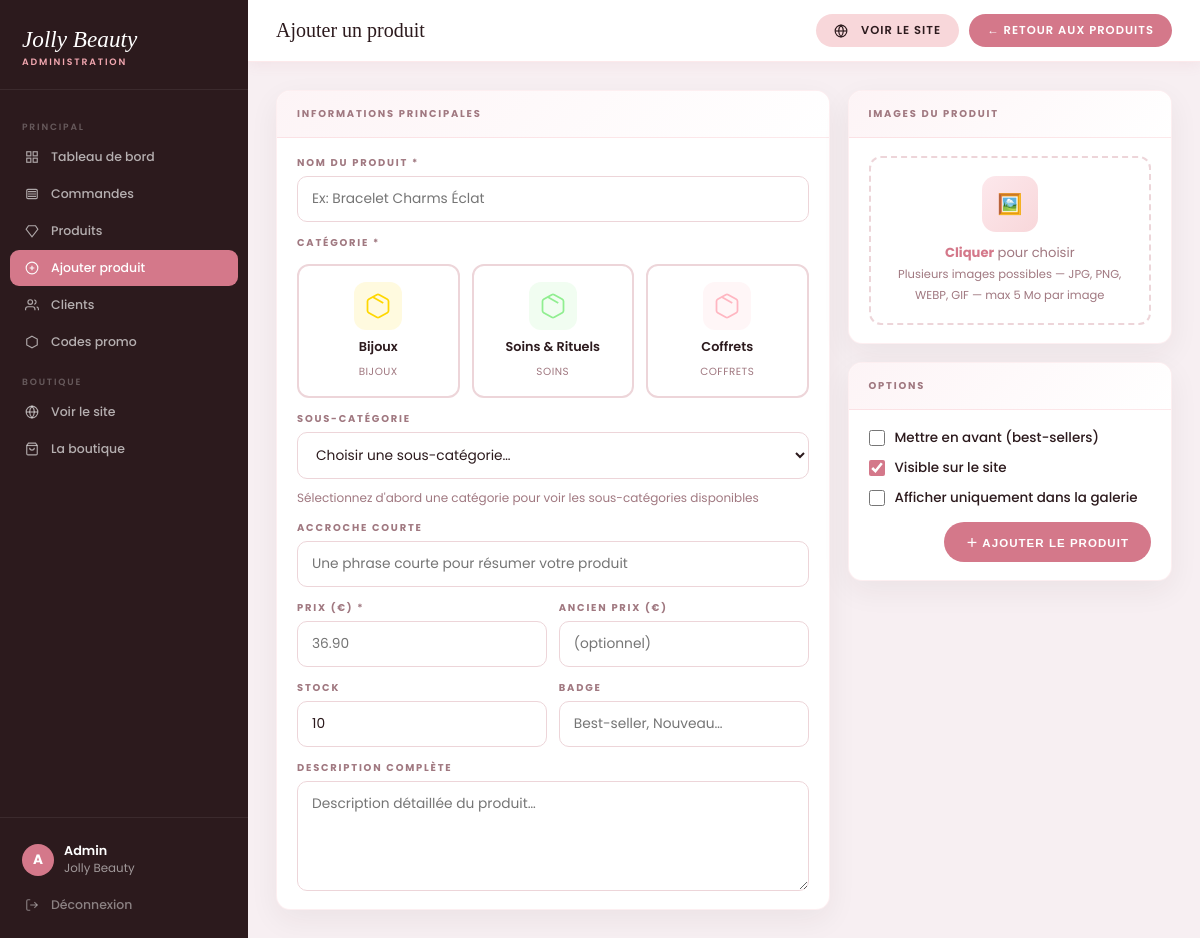
Page /admin/add-product.php (signed in) on the earlier database version.
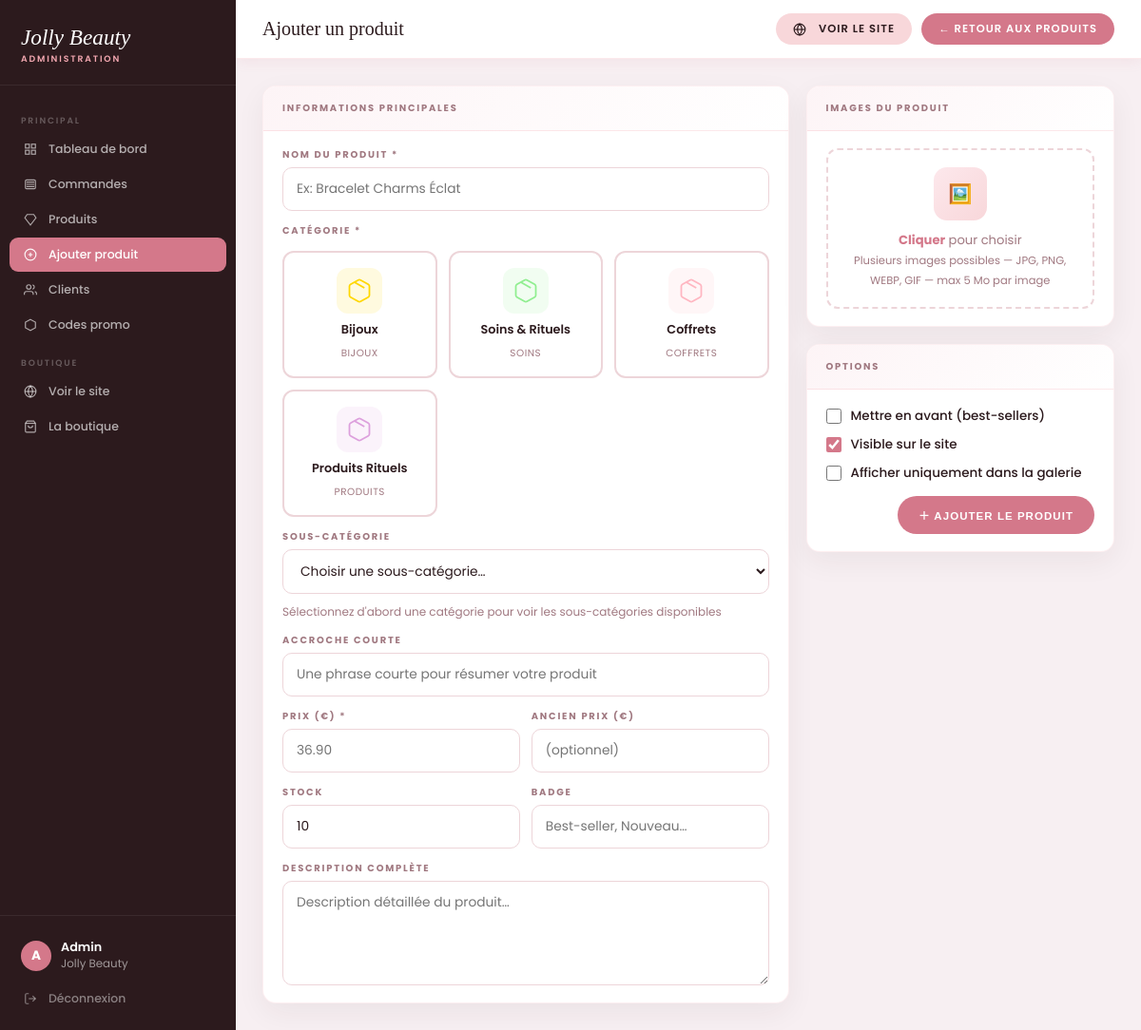
Same page on the later database version.
### tables this page shows
CREATE TABLE IF NOT EXISTS `categories` (
  `id`          INT UNSIGNED AUTO_INCREMENT PRIMARY KEY,
  `slug`        VARCHAR(80) NOT NULL UNIQUE,
  `name`        VARCHAR(80) NOT NULL,
  `label`       VARCHAR(120) DEFAULT NULL,
  `sort_order`  INT DEFAULT 0
);

### admin/add-product.php (the view, shortened to what this page needs)
<?php
$jbBase = htmlspecialchars(BASE_URL, ENT_QUOTES, 'UTF-8');
$db = getDB();
$categories = $db->query('SELECT * FROM categories ORDER BY sort_order')->fetchAll();
?>
<!DOCTYPE html>
<html lang="fr">
<head>
</head>
<body>
  <aside class="sb">
    <div class="sb-logo"><div class="wm">Jolly Beauty</div><div class="tg">Administration</div></div>
    <nav class="sb-nav">
      <div class="ns">Principal</div>
      <a href="<?= $jbBase ?>/admin/index.php?page=dashboard" class="ni"><span class="ic"><svg xmlns="http://www.w3.org/2000/svg" width="14" height="14" viewBox="0 0 24 24" fill="none" stroke="currentColor" stroke-width="2"><rect x="3" y="3" width="7" height="7"/><rect x="14" y="3" width="7" height="7"/><rect x="14" y="14" width="7" height="7"/><rect x="3" y="14" width="7" height="7"/></svg></span> Tableau de bord</a>
      <a href="<?= $jbBase ?>/admin/index.php?page=orders" class="ni"><span class="ic"><svg xmlns="http://www.w3.org/2000/svg" width="14" height="14" viewBox="0 0 24 24" fill="none" stroke="currentColor" stroke-width="2"><path d="M5 8h14M5 12h14M5 16h14"/><rect x="3" y="4" width="18" height="16" rx="2"/></svg></span> Commandes</a>
      <a href="<?= $jbBase ?>/admin/index.php?page=products" class="ni"><span class="ic"><svg xmlns="http://www.w3.org/2000/svg" width="14" height="14" viewBox="0 0 24 24" fill="none" stroke="currentColor" stroke-width="2"><path d="M6 3h12l4 6-10 13L2 9l4-6z"/></svg></span> Produits</a>
      <a href="<?= $jbBase ?>/admin/add-product.php" class="ni active"><span class="ic"><svg xmlns="http://www.w3.org/2000/svg" width="14" height="14" viewBox="0 0 24 24" fill="none" stroke="currentColor" stroke-width="2"><circle cx="12" cy="12" r="10"/><path d="M12 8v8M8 12h8"/></svg></span> Ajouter produit</a>
      <a href="<?= $jbBase ?>/admin/index.php?page=users" class="ni"><span class="ic"><svg xmlns="http://www.w3.org/2000/svg" width="14" height="14" viewBox="0 0 24 24" fill="none" stroke="currentColor" stroke-width="2"><path d="M17 21v-2a4 4 0 0 0-4-4H5a4 4 0 0 0-4 4v2"/><circle cx="9" cy="7" r="4"/><path d="M23 21v-2a4 4 0 0 0-3-3.87"/><path d="M16 3.13a4 4 0 0 1 0 7.75"/></svg></span> Clients</a>
      <a href="<?= $jbBase ?>/admin/index.php?page=promo" class="ni"><span class="ic"><svg xmlns="http://www.w3.org/2000/svg" width="14" height="14" viewBox="0 0 24 24" fill="none" stroke="currentColor" stroke-width="2"><path d="M12 2l9 4.9V17L12 22l-9-4.9V7z"/></svg></span> Codes promo</a>
      <div class="ns">Boutique</div>
      <a href="<?= $jbBase ?>/index.php" target="_blank" class="ni"><span class="ic"><svg xmlns="http://www.w3.org/2000/svg" width="14" height="14" viewBox="0 0 24 24" fill="none" stroke="currentColor" stroke-width="2"><circle cx="12" cy="12" r="10"/><path d="M2 12h20"/><path d="M12 2a15.3 15.3 0 0 1 4 10 15.3 15.3 0 0 1-4 10 15.3 15.3 0 0 1-4-10 15.3 15.3 0 0 1 4-10z"/></svg></span> Voir le site</a>
      <a href="<?= $jbBase ?>/category.php?c=all" target="_blank" class="ni"><span class="ic"><svg xmlns="http://www.w3.org/2000/svg" width="14" height="14" viewBox="0 0 24 24" fill="none" stroke="currentColor" stroke-width="2"><path d="M6 2L3 6v14a2 2 0 0 0 2 2h14a2 2 0 0 0 2-2V6l-3-4z"/><line x1="3" y1="6" x2="21" y2="6"/><path d="M16 10a4 4 0 0 1-8 0"/></svg></span> La boutique</a>
    </nav>
    <div class="sb-bot">
      <div class="sb-user"><div class="sb-av">A</div><div><div style="color:#fff;font-weight:600;font-size:.8rem">Admin</div><div>Jolly Beauty</div></div></div>
      <a href="<?= $jbBase ?>/admin/index.php?logout=1" class="ni" style="color:rgba(255,255,255,.45)"><span class="ic"><svg xmlns="http://www.w3.org/2000/svg" width="14" height="14" viewBox="0 0 24 24" fill="none" stroke="currentColor" stroke-width="2"><path d="M9 21H5a2 2 0 0 1-2-2V5a2 2 0 0 1 2-2h4"/><polyline points="16 17 21 12 16 7"/><line x1="21" y1="12" x2="9" y2="12"/></svg></span> Déconnexion</a>
    </div>
  </aside>
  <main class="main">
    <div class="tb">
      <div class="tb-title">Ajouter un produit</div>
      <div class="tb-r">
        <a href="<?= $jbBase ?>/index.php" target="_blank" class="tbtn t-ghost"><svg xmlns="http://www.w3.org/2000/svg" width="14" height="14" viewBox="0 0 24 24" fill="none" stroke="currentColor" stroke-width="2" style="margin-right:6px"><circle cx="12" cy="12" r="10"/><path d="M2 12h20"/><path d="M12 2a15.3 15.3 0 0 1 4 10 15.3 15.3 0 0 1-4 10 15.3 15.3 0 0 1-4-10 15.3 15.3 0 0 1 4-10z"/></svg>Voir le site</a>
        <a href="<?= $jbBase ?>/admin/index.php?page=products" class="tbtn t-rose">← Retour aux produits</a>
      </div>
    </div>
    <div class="ct">
      <div class="page">
        <form method="POST" enctype="multipart/form-data" class="grid">
          <div class="panel">
            <div class="panel-h">Informations principales</div>
            <div class="panel-b">
              <div class="fg">
                <label class="fl" for="name">Nom du produit *</label>
                <input class="fi" type="text" id="name" name="name" required placeholder="Ex: Bracelet Charms Éclat" value="<?= htmlspecialchars($_POST['name'] ?? '') ?>">
              </div>
              <div class="fg category-selector">
                <label class="fl" for="category_id">Catégorie *</label>
                <div class="category-options">
                  <?php
                  $catIcons = [
                    'bijoux' => '<svg xmlns="http://www.w3.org/2000/svg" width="28" height="28" viewBox="0 0 24 24" fill="none" stroke="currentColor" stroke-width="1.5" stroke-linecap="round" stroke-linejoin="round"><path d="M6 3h12l4 6-10 13L2 9l4-6z"/><path d="M12 22L6 9h12l-6 13z"/><path d="M6 9l6-6 6 6"/></svg>',
                    'soins' => '<svg xmlns="http://www.w3.org/2000/svg" width="28" height="28" viewBox="0 0 24 24" fill="none" stroke="currentColor" stroke-width="1.5" stroke-linecap="round" stroke-linejoin="round"><path d="M12 22c4.97-4.97 4.97-13.03 0-18-4.97 4.97-4.97 13.03 0 18z"/><path d="M12 8a4 4 0 1 0 0 8 4 4 0 0 0 0-8z"/></svg>',
                    'coffrets' => '<svg xmlns="http://www.w3.org/2000/svg" width="28" height="28" viewBox="0 0 24 24" fill="none" stroke="currentColor" stroke-width="1.5" stroke-linecap="round" stroke-linejoin="round"><rect x="3" y="8" width="18" height="13" rx="2"/><path d="M12 8v13"/><path d="M19 12v-3a3 3 0 0 0-3-3 3 3 0 0 0-3 3 3 3 0 0 0-3-3 3 3 0 0 0-3 3v3"/></svg>',
                    'produits' => '<svg xmlns="http://www.w3.org/2000/svg" width="28" height="28" viewBox="0 0 24 24" fill="none" stroke="currentColor" stroke-width="1.5" stroke-linecap="round" stroke-linejoin="round"><path d="m7.5 4.27 9 5.15"/><path d="M21 8a2 2 0 0 0-1-1.73l-7-4a2 2 0 0 0-2 0l-7 4A2 2 0 0 0 3 8v8a2 2 0 0 0 1 1.73l7 4a2 2 0 0 0 2 0l7-4A2 2 0 0 0 21 16Z"/><path d="m3.3 7 8.7 5 8.7-5"/><path d="M12 22V12"/></svg>'
                  ];
                  $catColors = [
                    'bijoux' => '#FFD700',
                    'soins' => '#90EE90',
                    'coffrets' => '#FFB6C1',
                    'produits' => '#DDA0DD'
                  ];
                  $selectedCat = (int)($_POST['category_id'] ?? 0);
                  foreach ($categories as $c):
                    $icon = $catIcons[$c['slug']] ?? '<svg xmlns="http://www.w3.org/2000/svg" width="28" height="28" viewBox="0 0 24 24" fill="none" stroke="currentColor" stroke-width="1.5"><path d="m7.5 4.27 9 5.15"/><path d="M21 8a2 2 0 0 0-1-1.73l-7-4a2 2 0 0 0-2 0l-7 4A2 2 0 0 0 3 8v8a2 2 0 0 0 1 1.73l7 4a2 2 0 0 0 2 0l7-4A2 2 0 0 0 21 16Z"/></svg>';
                    $color = $catColors[$c['slug']] ?? '#DDA0DD';
                    $isSelected = ($selectedCat === (int)$c['id']);
                  ?>
                    <label class="category-card <?= $isSelected ? 'selected' : '' ?>" data-cat-id="<?= (int)$c['id'] ?>" data-cat-slug="<?= htmlspecialchars($c['slug']) ?>">
                      <span class="cat-icon" style="background:<?= $color ?>20; color:<?= $color ?>"><?= $icon ?></span>
                      <span class="cat-name"><?= htmlspecialchars($c['name']) ?></span>
                      <span class="cat-slug"><?= htmlspecialchars($c['slug']) ?></span>
                    </label>
                  <?php endforeach; ?>
                </div>
              </div>
              <div class="fg subcategory-selector" id="subcategory-container">
                <label class="fl" for="sub">Sous-catégorie</label>
                <select class="fi" id="sub" name="sub">
                  <option value="">Choisir une sous-catégorie…</option>
                </select>
                <small class="sub-hint" style="color:var(--mu);font-size:.75rem;margin-top:4px;display:block;">
                  Sélectionnez d'abord une catégorie pour voir les sous-catégories disponibles
                </small>
              </div>
              <div class="fg">
                <label class="fl" for="short">Accroche courte</label>
                <input class="fi" type="text" id="short" name="short" placeholder="Une phrase courte pour résumer votre produit" value="<?= htmlspecialchars($_POST['short'] ?? '') ?>">
              </div>
              <div class="row2">
                <div class="fg">
                  <label class="fl" for="price">Prix (€) *</label>
                  <input class="fi" type="number" id="price" name="price" step="0.01" min="0.01" required placeholder="36.90" value="<?= htmlspecialchars($_POST['price'] ?? '') ?>">
                </div>
                <div class="fg">
                  <label class="fl" for="old_price">Ancien prix (€)</label>
                  <input class="fi" type="number" id="old_price" name="old_price" step="0.01" min="0" placeholder="(optionnel)" value="<?= htmlspecialchars($_POST['old_price'] ?? '') ?>">
                </div>
              </div>
              <div class="row2">
                <div class="fg">
                  <label class="fl" for="stock">Stock</label>
                  <input class="fi" type="number" id="stock" name="stock" min="0" placeholder="10" value="<?= htmlspecialchars($_POST['stock'] ?? '10') ?>">
                </div>
                <div class="fg">
                  <label class="fl" for="badge">Badge</label>
                  <input class="fi" type="text" id="badge" name="badge" placeholder="Best-seller, Nouveau…" value="<?= htmlspecialchars($_POST['badge'] ?? '') ?>">
                </div>
              </div>
              <div class="fg" style="margin-bottom:0">
                <label class="fl" for="description">Description complète</label>
                <textarea class="fa" id="description" name="description" placeholder="Description détaillée du produit…"><?= htmlspecialchars($_POST['description'] ?? '') ?></textarea>
              </div>
            </div>
          </div>
          <div style="display:flex;flex-direction:column;gap:18px">
            <div class="panel">
              <div class="panel-h">Images du produit</div>
              <div class="panel-b">
                <div class="up" id="dropzone">
                  <div class="up-ico">🖼️</div>
                  <div class="up-t"><strong>Cliquer</strong> pour choisir<br><span style="font-size:.72rem">Plusieurs images possibles — JPG, PNG, WEBP, GIF — max 5 Mo par image</span></div>
                </div>
              </div>
            </div>
            <div class="panel">
              <div class="panel-h">Options</div>
              <div class="panel-b">
                <div class="opt">
                  <label class="ck"><input type="checkbox" name="featured" <?= !empty($_POST['featured']) ? 'checked' : '' ?>> Mettre en avant (best-sellers)</label>
                  <label class="ck"><input type="checkbox" name="active" <?= isset($_POST['active']) ? 'checked' : 'checked' ?>> Visible sur le site</label>
                  <label class="ck"><input type="checkbox" name="gallery_only" <?= !empty($_POST['gallery_only']) ? 'checked' : '' ?>> Afficher uniquement dans la galerie</label>
                </div>
                <div class="submit">
                  <button type="submit" name="add_product" class="tbtn t-rose" style="padding:12px 22px">＋ Ajouter le produit</button>
                </div>
              </div>
            </div>
          </div>
        </form>
      </div>
    </div>
  </main>
</body>
</html>

Differences in the rows shown:
added categories: name "Produits Rituels", slug "PRODUITS"
